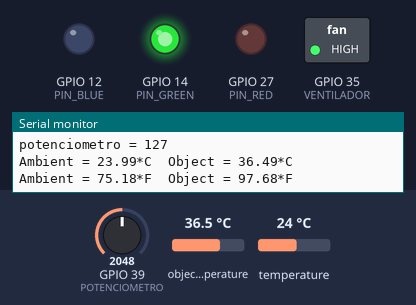
Recording of a sketch running on a simulated ESP32. On the bench: switched loads named in the sketch (green lamp = pin HIGH), output pins drawn as LEDs (lit = HIGH), the last lines printed to the serial monitor. Inputs (shaded band) come from the test bench; at power-on: object temperature 36.5 °C, GPIO 39 (POTENCIOMETRO) = 2048, temperature 24 °C. Nothing arrives over Bluetooth unless stated.

Above: at 1.2 s.
1.3 s: object temperature set to 39.8 °C
5.2 s: object temperature set to 40.3 °C
At 8.2 s:
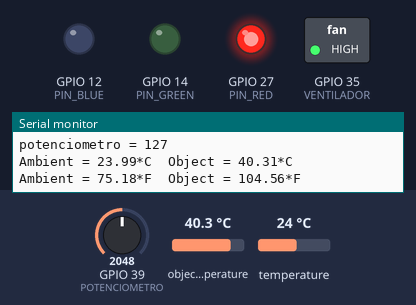
8.5 s: object temperature set to 20 °C
At 10.9 s:
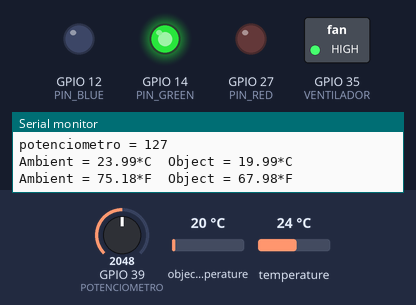
11.5 s: GPIO 39 (POTENCIOMETRO) set to 19
14.2 s: GPIO 39 (POTENCIOMETRO) set to 14
At 17.0 s:
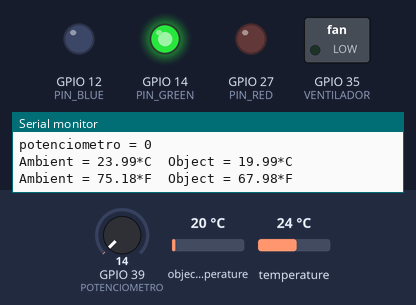
17.5 s: object temperature set to 44 °C
At 19.4 s:
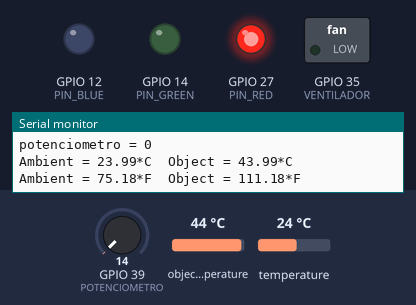
Timing chart, 0 to 20.9 s (numbered marks = the images above; inputs shaded):
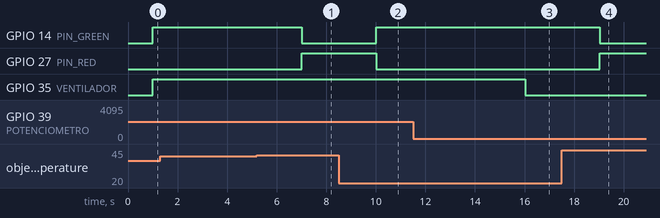

Measured:
- the behaviour switches between 40 and 40.1 °C on object temperature (found by bisection; images 0 and 1)
- the behaviour switches between 17 and 16 on GPIO 39 (POTENCIOMETRO) (found by bisection; images 2 and 3)
- after the input at 5.2 s, GPIO 14 (PIN_GREEN): HIGH → LOW after 1.8 s; GPIO 27 (PIN_RED): LOW → HIGH after 1.8 s
- after the input at 8.5 s, GPIO 14 (PIN_GREEN): LOW → HIGH after 1.5 s; GPIO 27 (PIN_RED): HIGH → LOW after 1.5 s
- after the input at 14.2 s, GPIO 35 (VENTILADOR): HIGH → LOW after 1.8 s
- after the input at 17.5 s, GPIO 14 (PIN_GREEN): HIGH → LOW after 1.5 s; GPIO 27 (PIN_RED): LOW → HIGH after 1.5 s

The sketch:

vacuum.ino
```cpp
#include <Wire.h>
#include <Adafruit_MLX90614.h>
#include "BluetoothSerial.h"

#if !defined(CONFIG_BT_ENABLED) || !defined(CONFIG_BLUEDROID_ENABLED)
#error Bluetooth is not enabled! Please run `make menuconfig` to and enable it
#endif

BluetoothSerial SerialBT;

Adafruit_MLX90614 mlx = Adafruit_MLX90614();

#define PIN_RED 27 // GIOP27
#define PIN_BLUE 12 // GIOP12
#define PIN_GREEN 14 // GIOP14
#define POTENCIOMETRO 39 // GPIO39;
#define VENTILADOR 35 // GIOP35
#define ULTRASONIDOS1 16 // GIOP16
#define ULTRASONIDOS2 15      // GIOP15

int contador;
int potValue = 0; // value read from the pot
int outputValuePWM = 0; // value output to the PWM (analog out)


void setup() {

  Serial.begin(115200);
  SerialBT.begin("ESP32test"); //Bluetooth device name
  Serial.println("The device started, now you can pair it with bluetooth!");
  //Serial.begin(9600);
  mlx.begin();

  pinMode(PIN_RED, OUTPUT);
  pinMode(PIN_BLUE, OUTPUT);
  pinMode(PIN_GREEN, OUTPUT);

  pinMode(VENTILADOR, OUTPUT);
  digitalWrite(VENTILADOR, LOW);

}

void loop() {

  delay(0.001);
  digitalWrite(ULTRASONIDOS1, LOW);
  digitalWrite(ULTRASONIDOS2, HIGH);
  delay(0.001);
  digitalWrite(ULTRASONIDOS2, LOW);
  digitalWrite(ULTRASONIDOS1, HIGH);

  // read the analog in value:
  potValue = analogRead(POTENCIOMETRO);
  // map it to the range of the analog out:
  outputValuePWM = map(potValue, 0, 4095, 0, 255);
  //Arduino has an analogRead range from 0 to 1023, and an analogWrite range only from 0 to 255, therefore the data from the potentiometer needs to be converted to fit into the smaller range before using it to dim the LED.

  Serial.print("potenciometro = ");
  Serial.print(outputValuePWM);
  Serial.print("\n");

  Serial.print("Ambient = ");
  Serial.print(mlx.readAmbientTempC());
  Serial.print("*C\tObject = ");
  Serial.print(mlx.readObjectTempC());
  Serial.println("*C");
  Serial.print("Ambient = ");
  Serial.print(mlx.readAmbientTempF());
  Serial.print("*F\tObject = ");
  Serial.print(mlx.readObjectTempF());
  Serial.println("*F");

  Serial.println();
  delay(1000);

  if (mlx.readObjectTempC() < 40){
      // color verde
      digitalWrite(PIN_RED,   0);
      digitalWrite(PIN_GREEN, 255);
      digitalWrite(PIN_BLUE,  0);

      digitalWrite(VENTILADOR, outputValuePWM);

      delay(2000);
      SerialBT.println("Todo correcto");

  }
  else{
      // color rojo
      digitalWrite(PIN_RED,   255);
      digitalWrite(PIN_GREEN, 0);
      digitalWrite(PIN_BLUE,  0);


      delay(2000);
      SerialBT.println("Temperatura demasiado alta. Poniendo automáticamente el ventilador al máximo...");


      while (mlx.readAmbientTempC() > 25){
           digitalWrite(VENTILADOR, HIGH); // Hasta que no bajemos de 30º, ponemos el ventilador a las máximas revoluciones para conseguir disipar el calor
      }
      delay(2);
  }

}
```
